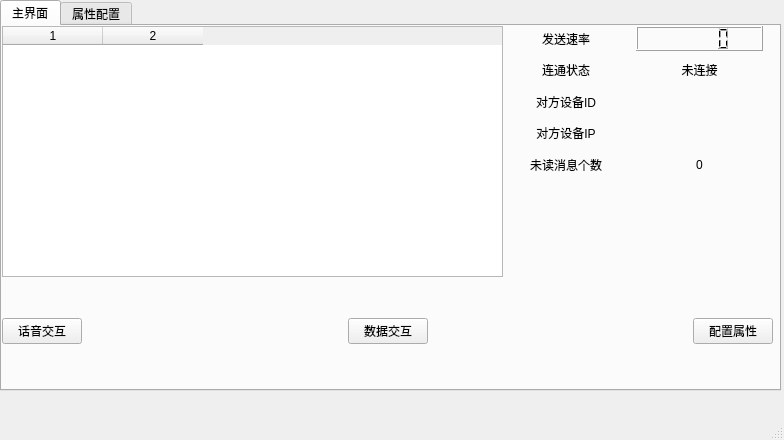
<?xml version="1.0" encoding="UTF-8"?>
<ui version="4.0">
 <class>MainWindow</class>
 <widget class="QMainWindow" name="MainWindow">
  <property name="geometry">
   <rect>
    <x>0</x>
    <y>0</y>
    <width>784</width>
    <height>440</height>
   </rect>
  </property>
  <property name="windowTitle">
   <string>MainWindow</string>
  </property>
  <widget class="QWidget" name="centralwidget">
   <widget class="QTabWidget" name="tabWidget">
    <property name="geometry">
     <rect>
      <x>0</x>
      <y>0</y>
      <width>781</width>
      <height>391</height>
     </rect>
    </property>
    <property name="currentIndex">
     <number>0</number>
    </property>
    <widget class="QWidget" name="MainWindow_tab">
     <attribute name="title">
      <string>主界面</string>
     </attribute>
     <widget class="QWidget" name="verticalLayoutWidget_4">
      <property name="geometry">
       <rect>
        <x>500</x>
        <y>0</y>
        <width>261</width>
        <height>151</height>
       </rect>
      </property>
      <layout class="QVBoxLayout" name="verticalLayout_4">
       <item>
        <layout class="QHBoxLayout" name="horizontalLayout_11">
         <item>
          <widget class="QLabel" name="__send_rate_main_label">
           <property name="text">
            <string>发送速率</string>
           </property>
           <property name="alignment">
            <set>Qt::AlignCenter</set>
           </property>
          </widget>
         </item>
         <item>
          <widget class="QLCDNumber" name="send_rate_LCD"/>
         </item>
        </layout>
       </item>
       <item>
        <layout class="QHBoxLayout" name="horizontalLayout_13">
         <item>
          <widget class="QLabel" name="__if_connected_label">
           <property name="text">
            <string>连通状态</string>
           </property>
           <property name="alignment">
            <set>Qt::AlignCenter</set>
           </property>
          </widget>
         </item>
         <item>
          <widget class="QLabel" name="if_connected_main">
           <property name="text">
            <string>未连接</string>
           </property>
           <property name="alignment">
            <set>Qt::AlignCenter</set>
           </property>
          </widget>
         </item>
        </layout>
       </item>
       <item>
        <layout class="QHBoxLayout" name="horizontalLayout_19">
         <item>
          <widget class="QLabel" name="__other_equip_ID_label">
           <property name="text">
            <string>对方设备ID</string>
           </property>
           <property name="alignment">
            <set>Qt::AlignCenter</set>
           </property>
          </widget>
         </item>
         <item>
          <widget class="QLabel" name="other_equip_id">
           <property name="text">
            <string/>
           </property>
           <property name="alignment">
            <set>Qt::AlignCenter</set>
           </property>
          </widget>
         </item>
        </layout>
       </item>
       <item>
        <layout class="QHBoxLayout" name="horizontalLayout_3">
         <item>
          <widget class="QLabel" name="__other_equip_IP_label">
           <property name="text">
            <string>对方设备IP</string>
           </property>
           <property name="alignment">
            <set>Qt::AlignCenter</set>
           </property>
          </widget>
         </item>
         <item>
          <widget class="QLabel" name="other_equip_ip">
           <property name="text">
            <string/>
           </property>
           <property name="alignment">
            <set>Qt::AlignCenter</set>
           </property>
          </widget>
         </item>
        </layout>
       </item>
       <item>
        <layout class="QHBoxLayout" name="horizontalLayout_2">
         <item>
          <widget class="QLabel" name="__not_read_label">
           <property name="text">
            <string>未读消息个数</string>
           </property>
           <property name="alignment">
            <set>Qt::AlignCenter</set>
           </property>
          </widget>
         </item>
         <item>
          <widget class="QLabel" name="not_read_count_label">
           <property name="text">
            <string>0</string>
           </property>
           <property name="alignment">
            <set>Qt::AlignCenter</set>
           </property>
          </widget>
         </item>
        </layout>
       </item>
      </layout>
     </widget>
     <widget class="QWidget" name="horizontalLayoutWidget">
      <property name="geometry">
       <rect>
        <x>0</x>
        <y>250</y>
        <width>771</width>
        <height>111</height>
       </rect>
      </property>
      <layout class="QHBoxLayout" name="horizontalLayout">
       <item>
        <widget class="QPushButton" name="start_voice_button">
         <property name="text">
          <string>话音交互</string>
         </property>
        </widget>
       </item>
       <item>
        <spacer name="horizontalSpacer">
         <property name="orientation">
          <enum>Qt::Horizontal</enum>
         </property>
         <property name="sizeHint" stdset="0">
          <size>
           <width>40</width>
           <height>20</height>
          </size>
         </property>
        </spacer>
       </item>
       <item>
        <widget class="QPushButton" name="send_file_button">
         <property name="text">
          <string>数据交互</string>
         </property>
        </widget>
       </item>
       <item>
        <spacer name="horizontalSpacer_2">
         <property name="orientation">
          <enum>Qt::Horizontal</enum>
         </property>
         <property name="sizeHint" stdset="0">
          <size>
           <width>40</width>
           <height>20</height>
          </size>
         </property>
        </spacer>
       </item>
       <item>
        <widget class="QPushButton" name="set_property_button">
         <property name="text">
          <string>配置属性</string>
         </property>
        </widget>
       </item>
      </layout>
     </widget>
     <widget class="QTableWidget" name="ip_id_table">
      <property name="geometry">
       <rect>
        <x>0</x>
        <y>0</y>
        <width>501</width>
        <height>251</height>
       </rect>
      </property>
      <property name="editTriggers">
       <set>QAbstractItemView::NoEditTriggers</set>
      </property>
      <property name="textElideMode">
       <enum>Qt::ElideMiddle</enum>
      </property>
      <property name="columnCount">
       <number>2</number>
      </property>
      <attribute name="horizontalHeaderCascadingSectionResizes">
       <bool>false</bool>
      </attribute>
      <attribute name="horizontalHeaderShowSortIndicator" stdset="0">
       <bool>false</bool>
      </attribute>
      <attribute name="horizontalHeaderStretchLastSection">
       <bool>false</bool>
      </attribute>
      <attribute name="verticalHeaderVisible">
       <bool>true</bool>
      </attribute>
      <column/>
      <column/>
     </widget>
    </widget>
    <widget class="QWidget" name="Property_tab">
     <attribute name="title">
      <string>属性配置</string>
     </attribute>
     <widget class="QWidget" name="verticalLayoutWidget">
      <property name="geometry">
       <rect>
        <x>10</x>
        <y>10</y>
        <width>561</width>
        <height>341</height>
       </rect>
      </property>
      <layout class="QVBoxLayout" name="verticalLayout">
       <item>
        <layout class="QHBoxLayout" name="horizontalLayout_5">
         <item>
          <widget class="QLabel" name="__send_rate_label">
           <property name="autoFillBackground">
            <bool>false</bool>
           </property>
           <property name="text">
            <string>发送速率</string>
           </property>
           <property name="alignment">
            <set>Qt::AlignCenter</set>
           </property>
          </widget>
         </item>
         <item>
          <widget class="QDoubleSpinBox" name="send_rate_spinbox">
           <property name="suffix">
            <string>Kb/s</string>
           </property>
           <property name="maximum">
            <double>375.000000000000000</double>
           </property>
           <property name="singleStep">
            <double>0.010000000000000</double>
           </property>
          </widget>
         </item>
        </layout>
       </item>
       <item>
        <layout class="QHBoxLayout" name="horizontalLayout_9">
         <item alignment="Qt::AlignHCenter">
          <widget class="QLabel" name="__interface_label">
           <property name="autoFillBackground">
            <bool>false</bool>
           </property>
           <property name="text">
            <string>网口串口</string>
           </property>
          </widget>
         </item>
         <item>
          <widget class="QComboBox" name="interface_combox">
           <item>
            <property name="text">
             <string>网口</string>
            </property>
           </item>
           <item>
            <property name="text">
             <string>串口</string>
            </property>
           </item>
          </widget>
         </item>
        </layout>
       </item>
       <item>
        <widget class="Line" name="line_3">
         <property name="orientation">
          <enum>Qt::Horizontal</enum>
         </property>
        </widget>
       </item>
       <item>
        <layout class="QHBoxLayout" name="horizontalLayout_4">
         <item alignment="Qt::AlignHCenter">
          <widget class="QLabel" name="__width_band_label">
           <property name="autoFillBackground">
            <bool>false</bool>
           </property>
           <property name="text">
            <string>频率间隔</string>
           </property>
          </widget>
         </item>
         <item>
          <widget class="QComboBox" name="width_band_combox">
           <item>
            <property name="text">
             <string>30MHz~90MHz</string>
            </property>
           </item>
           <item>
            <property name="text">
             <string>610MHz~690MHz</string>
            </property>
           </item>
           <item>
            <property name="text">
             <string>225MHz~512MHz</string>
            </property>
           </item>
           <item>
            <property name="text">
             <string>1350MHz~1850MHz</string>
            </property>
           </item>
          </widget>
         </item>
        </layout>
       </item>
       <item>
        <layout class="QHBoxLayout" name="horizontalLayout_6">
         <item alignment="Qt::AlignHCenter">
          <widget class="QLabel" name="__interval_label">
           <property name="autoFillBackground">
            <bool>false</bool>
           </property>
           <property name="text">
            <string>信道间隔</string>
           </property>
          </widget>
         </item>
         <item>
          <widget class="QComboBox" name="interval_combox">
           <item>
            <property name="text">
             <string>25kHz</string>
            </property>
           </item>
           <item>
            <property name="text">
             <string>625kHz</string>
            </property>
           </item>
          </widget>
         </item>
        </layout>
       </item>
       <item>
        <layout class="QHBoxLayout" name="horizontalLayout_8">
         <item alignment="Qt::AlignHCenter">
          <widget class="QLabel" name="__routing_parameters_label">
           <property name="autoFillBackground">
            <bool>false</bool>
           </property>
           <property name="text">
            <string>路由协议</string>
           </property>
          </widget>
         </item>
         <item>
          <widget class="QComboBox" name="routing_parameters_combox">
           <item>
            <property name="text">
             <string>OSPF协议</string>
            </property>
           </item>
           <item>
            <property name="text">
             <string>testError</string>
            </property>
           </item>
          </widget>
         </item>
        </layout>
       </item>
      </layout>
     </widget>
     <widget class="Line" name="line">
      <property name="geometry">
       <rect>
        <x>579</x>
        <y>90</y>
        <width>21</width>
        <height>171</height>
       </rect>
      </property>
      <property name="orientation">
       <enum>Qt::Vertical</enum>
      </property>
     </widget>
     <widget class="QWidget" name="verticalLayoutWidget_2">
      <property name="geometry">
       <rect>
        <x>599</x>
        <y>13</y>
        <width>161</width>
        <height>341</height>
       </rect>
      </property>
      <layout class="QVBoxLayout" name="verticalLayout_2">
       <item>
        <widget class="QDial" name="send_rate_dial">
         <property name="maximum">
          <number>375</number>
         </property>
         <property name="singleStep">
          <number>0</number>
         </property>
         <property name="value">
          <number>17</number>
         </property>
         <property name="notchesVisible">
          <bool>false</bool>
         </property>
        </widget>
       </item>
       <item>
        <spacer name="verticalSpacer">
         <property name="orientation">
          <enum>Qt::Vertical</enum>
         </property>
         <property name="sizeHint" stdset="0">
          <size>
           <width>20</width>
           <height>40</height>
          </size>
         </property>
        </spacer>
       </item>
       <item>
        <widget class="QPushButton" name="property_save_button">
         <property name="text">
          <string>保存</string>
         </property>
        </widget>
       </item>
      </layout>
     </widget>
    </widget>
   </widget>
  </widget>
  <widget class="QMenuBar" name="menubar">
   <property name="geometry">
    <rect>
     <x>0</x>
     <y>0</y>
     <width>784</width>
     <height>28</height>
    </rect>
   </property>
  </widget>
  <widget class="QStatusBar" name="statusbar"/>
  <action name="set_property">
   <property name="text">
    <string>属性...</string>
   </property>
  </action>
 </widget>
 <resources>
  <include location="../resource/DTresource.qrc"/>
 </resources>
 <connections/>
</ui>
